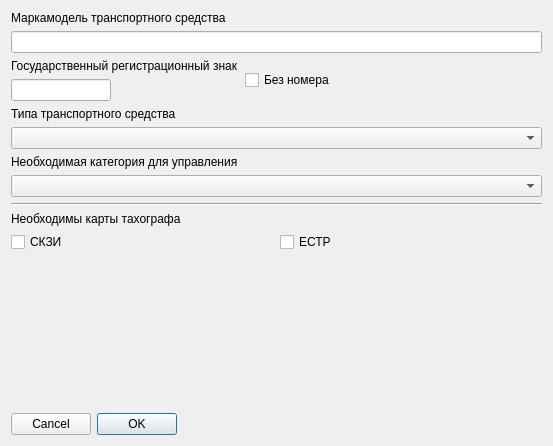
<?xml version="1.0" encoding="UTF-8"?>
<ui version="4.0">
 <class>newAuto</class>
 <widget class="QDialog" name="newAuto">
  <property name="geometry">
   <rect>
    <x>0</x>
    <y>0</y>
    <width>553</width>
    <height>446</height>
   </rect>
  </property>
  <property name="windowTitle">
   <string>Новое транспортное средство</string>
  </property>
  <layout class="QVBoxLayout" name="verticalLayout">
   <item>
    <widget class="QLabel" name="label">
     <property name="text">
      <string>Маркамодель транспортного средства</string>
     </property>
    </widget>
   </item>
   <item>
    <widget class="QLineEdit" name="modelAuto"/>
   </item>
   <item>
    <layout class="QHBoxLayout" name="horizontalLayout">
     <item>
      <layout class="QVBoxLayout" name="verticalLayout_2">
       <item>
        <widget class="QLabel" name="label_2">
         <property name="text">
          <string>Государственный регистрационный знак</string>
         </property>
        </widget>
       </item>
       <item>
        <widget class="QLineEdit" name="gosNomer">
         <property name="maximumSize">
          <size>
           <width>100</width>
           <height>16777215</height>
          </size>
         </property>
        </widget>
       </item>
      </layout>
     </item>
     <item>
      <widget class="QCheckBox" name="noNomer">
       <property name="text">
        <string>Без номера</string>
       </property>
      </widget>
     </item>
    </layout>
   </item>
   <item>
    <widget class="QLabel" name="label_4">
     <property name="text">
      <string>Типа транспортного средства</string>
     </property>
    </widget>
   </item>
   <item>
    <widget class="QComboBox" name="typeAuto"/>
   </item>
   <item>
    <widget class="QLabel" name="label_3">
     <property name="text">
      <string>Необходимая категория для управления</string>
     </property>
    </widget>
   </item>
   <item>
    <widget class="QComboBox" name="cat_auto"/>
   </item>
   <item>
    <widget class="Line" name="line">
     <property name="orientation">
      <enum>Qt::Horizontal</enum>
     </property>
    </widget>
   </item>
   <item>
    <widget class="QLabel" name="label_5">
     <property name="text">
      <string>Необходимы карты тахографа</string>
     </property>
    </widget>
   </item>
   <item>
    <layout class="QHBoxLayout" name="horizontalLayout_2">
     <item>
      <widget class="QCheckBox" name="skzi">
       <property name="text">
        <string>СКЗИ</string>
       </property>
      </widget>
     </item>
     <item>
      <widget class="QCheckBox" name="estr">
       <property name="text">
        <string>ЕСТР</string>
       </property>
      </widget>
     </item>
    </layout>
   </item>
   <item>
    <spacer name="verticalSpacer">
     <property name="orientation">
      <enum>Qt::Vertical</enum>
     </property>
     <property name="sizeHint" stdset="0">
      <size>
       <width>20</width>
       <height>40</height>
      </size>
     </property>
    </spacer>
   </item>
   <item>
    <widget class="QDialogButtonBox" name="buttonBox">
     <property name="layoutDirection">
      <enum>Qt::RightToLeft</enum>
     </property>
     <property name="orientation">
      <enum>Qt::Horizontal</enum>
     </property>
     <property name="standardButtons">
      <set>QDialogButtonBox::Cancel|QDialogButtonBox::Ok</set>
     </property>
    </widget>
   </item>
  </layout>
 </widget>
 <resources/>
 <connections>
  <connection>
   <sender>buttonBox</sender>
   <signal>accepted()</signal>
   <receiver>newAuto</receiver>
   <slot>accept()</slot>
   <hints>
    <hint type="sourcelabel">
     <x>248</x>
     <y>254</y>
    </hint>
    <hint type="destinationlabel">
     <x>157</x>
     <y>274</y>
    </hint>
   </hints>
  </connection>
  <connection>
   <sender>buttonBox</sender>
   <signal>rejected()</signal>
   <receiver>newAuto</receiver>
   <slot>reject()</slot>
   <hints>
    <hint type="sourcelabel">
     <x>316</x>
     <y>260</y>
    </hint>
    <hint type="destinationlabel">
     <x>286</x>
     <y>274</y>
    </hint>
   </hints>
  </connection>
 </connections>
</ui>
